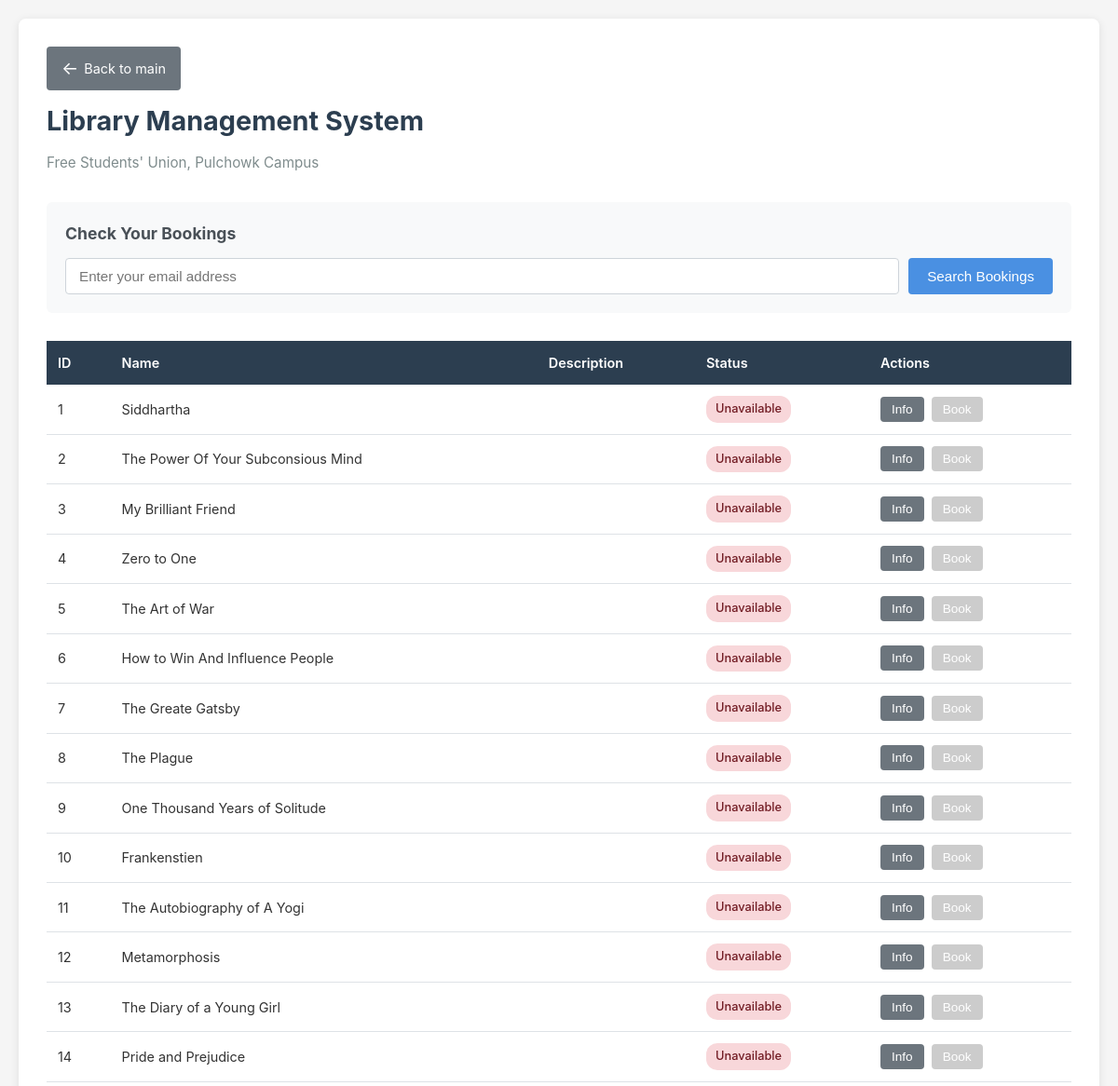
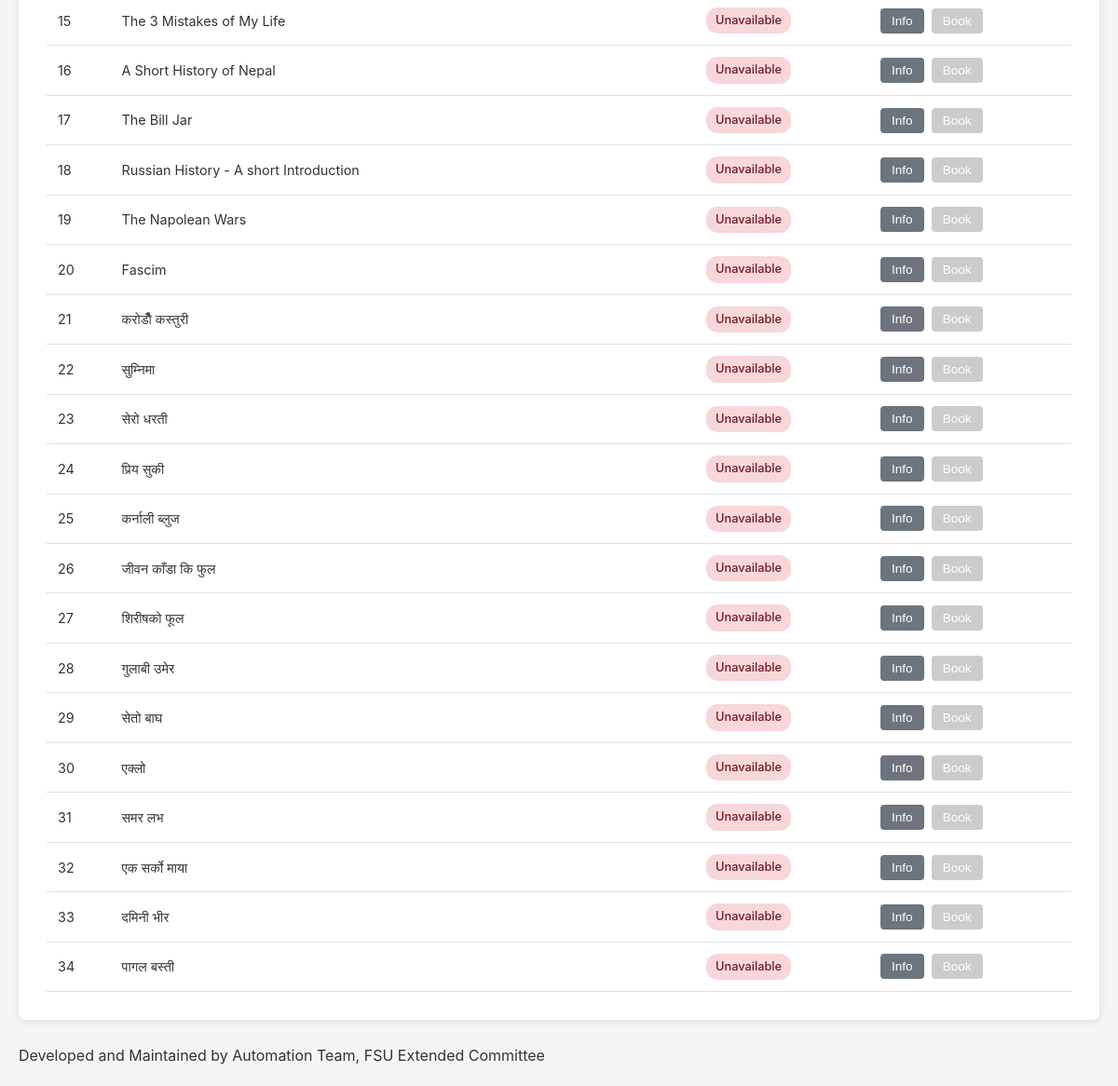
The page /library on the database its author committed (2 pictures, top to bottom).
### models.py (models this page shows)
class Item(Base):
    __tablename__ = "items"
    id = Column(Integer, primary_key=True)
    name = Column(String, nullable=False)
    description = Column(String)
    image_path = Column(String, nullable=True)
    available = Column(Boolean, default=True)
    hold_time = Column(Integer, default=3)  # Max-days before return must be done
    occupy_time = Column(Integer, default=15) # Max-days after booking item must be taken
    catagory = Column(Integer,default = 0)
    bookings = relationship("Booking", back_populates="item")

### app.py (the view)
@app.route("/")
@app.route("/library/")
@app.route("/library")
def home():
    db = get_db()
    items = get_all_items_with_id(db,1)
    db.close()
    return render_template("index.html", items=items,name="Library Management System")

### app.py (called while the page is built)
def get_db():
    return SessionLocal()

### models.py (called while the page is built)
def get_all_items_with_id(db,n):
    return db.query(Item).filter(Item.catagory == n).all()

### templates/index.html (shortened to what this page needs)
<!DOCTYPE html>
<html lang="en">
<head>
</head>
<body>
    <div class="container">
        <div class="header">
            <a href="/library" class="back-btn">Back to main</a>
        </div>
        <h1>{{name}}</h1>
        <p class="subtitle">Free Students' Union, Pulchowk Campus</p>
        <div class="search-section">
            <h2>Check Your Bookings</h2>
            <form action="/library/user-bookings" method="post" class="search-form">
                <input type="email" name="email" placeholder="Enter your email address" required>
                <button type="submit" class="btn">Search Bookings</button>
            </form>
        </div>
        <div class="table-wrapper">
            <table>
                <thead>
                    <tr>
                        <th>ID</th>
                        <th>Name</th>
                        <th>Description</th>
                        <th>Status</th>
                        <th>Actions</th>
                    </tr>
                </thead>
                <tbody>
                    {% for item in items %}
                        <tr>
                            <td>{{ item.id }}</td>
                            <td>{{ item.name }}</td>
                            <td>{{ item.description }}</td>
                            <td>
                                {% if item.available > 0 %}
                                    <span class="status-badge status-available">Available ({{ item.available }})</span>
                                {% else %}
                                    <span class="status-badge status-unavailable">Unavailable</span>
                                {% endif %}
                            </td>
                            <td>
                                <div class="action-buttons">
                                    <button onclick="showInfo({{ item.id }})" class="btn btn-info">Info</button>
                                    <button onclick="bookItem({{ item.id }})" class="btn btn-book" {% if item.available < 1 %}disabled{% endif %}>Book</button>
                                </div>
                            </td>
                        </tr>
                    {% endfor %}
                </tbody>
            </table>
        </div>
    </div>
</body>
<br>
<p >Developed and Maintained by Automation Team, FSU Extended Committee</p>
</html>

### templates/index.html (style rules this page uses)
* { margin: 0; padding: 0; box-sizing: border-box; }
body { font-family: -apple-system, BlinkMacSystemFont, 'Segoe UI', Roboto, Oxygen, Ubuntu, Cantarell, sans-serif; background: #f5f5f5; color: #333; line-height: 1.6; padding: 20px; }
.container { max-width: 1200px; margin: 0 auto; background: white; padding: 30px; border-radius: 8px; box-shadow: 0 2px 10px rgba(0,0,0,0.1); }
h1 { color: #2c3e50; margin-bottom: 10px; font-size: 1.8rem; }
.header { display: flex; align-items: center; gap: 15px; margin-bottom: 10px; }
.back-btn { display: inline-flex; align-items: center; gap: 6px; padding: 8px 16px; background: #6c757d; color: white; text-decoration: none; border-radius: 4px; font-size: 0.9rem; transition: background 0.2s; }
.back-btn::before { content: '←'; font-size: 1.2rem; }
h1 { color: #2c3e50; font-size: 1.8rem; flex: 1; }
.subtitle { color: #7f8c8d; margin-bottom: 30px; font-size: 0.95rem; }
.search-section { background: #f8f9fa; padding: 20px; border-radius: 6px; margin-bottom: 30px; }
.search-section h2 { font-size: 1.1rem; margin-bottom: 12px; color: #495057; }
.search-form { display: flex; gap: 10px; flex-wrap: wrap; }
.search-form input { flex: 1; min-width: 200px; padding: 10px 14px; border: 1px solid #ced4da; border-radius: 4px; font-size: 0.95rem; }
.btn { padding: 10px 20px; background: #4a90e2; color: white; border: none; border-radius: 4px; cursor: pointer; font-size: 0.95rem; font-weight: 500; transition: background 0.2s; }
.btn:disabled { background: #ccc; cursor: not-allowed; }
.btn-info { background: #6c757d; padding: 6px 12px; font-size: 0.85rem; }
.btn-book { background: #28a745; padding: 6px 12px; font-size: 0.85rem; }
.table-wrapper { overflow-x: auto; margin-top: 20px; }
table { width: 100%; border-collapse: collapse; font-size: 0.9rem; }
th { background: #2c3e50; color: white; padding: 12px; text-align: left; font-weight: 600; }
td { padding: 12px; border-bottom: 1px solid #dee2e6; }
.status-badge { display: inline-block; padding: 4px 10px; border-radius: 12px; font-size: 0.8rem; font-weight: 500; }
.status-unavailable { background: #f8d7da; color: #721c24; }
.action-buttons { display: flex; gap: 8px; }

### rows shown on the page
Item: id "1", name "Siddhartha", available "Unavailable"
Item: id "2", name "The Power Of Your Subconsious Mind", available "Unavailable"
Item: id "3", name "My Brilliant Friend", available "Unavailable"
Item: id "4", name "Zero to One", available "Unavailable"
Item: id "5", name "The Art of War", available "Unavailable"
Item: id "6", name "How to Win And Influence People", available "Unavailable"
Item: id "7", name "The Greate Gatsby", available "Unavailable"
Item: id "8", name "The Plague", available "Unavailable"
Item: id "9", name "One Thousand Years of Solitude", available "Unavailable"
Item: id "10", name "Frankenstien", available "Unavailable"
Item: id "11", name "The Autobiography of A Yogi", available "Unavailable"
Item: id "12", name "Metamorphosis", available "Unavailable"
Item: id "13", name "The Diary of a Young Girl", available "Unavailable"
Item: id "14", name "Pride and Prejudice", available "Unavailable"
Item: id "15", name "The 3 Mistakes of My Life", available "Unavailable"
Item: id "16", name "A Short History of Nepal", available "Unavailable"
Item: id "17", name "The Bill Jar", available "Unavailable"
Item: id "18", name "Russian History - A short Introduction", available "Unavailable"
Item: id "19", name "The Napolean Wars", available "Unavailable"
Item: id "20", name "Fascim", available "Unavailable"
Item: id "21", name "करोडौँ कस्तुरी", available "Unavailable"
Item: id "22", name "सुम्निमा", available "Unavailable"
Item: id "23", name "सेरो धरती", available "Unavailable"
Item: id "24", name "प्रिय सुकी", available "Unavailable"
Item: id "25", name "कर्नाली ब्लुज", available "Unavailable"
Item: id "26", name "जीवन काँडा कि फुल", available "Unavailable"
Item: id "27", name "शिरीषको फूल", available "Unavailable"
Item: id "28", name "गुलाबी उमेर", available "Unavailable"
Item: id "29", name "सेतो बाघ", available "Unavailable"
Item: id "30", name "एक्लो", available "Unavailable"
Item: id "31", name "समर लभ", available "Unavailable"
Item: id "32", name "एक सर्को माया", available "Unavailable"
Item: id "33", name "दमिनी भीर", available "Unavailable"
Item: id "34", name "पागल बस्ती", available "Unavailable"

### other values the page prints
{{ name }} "Library Management System"
